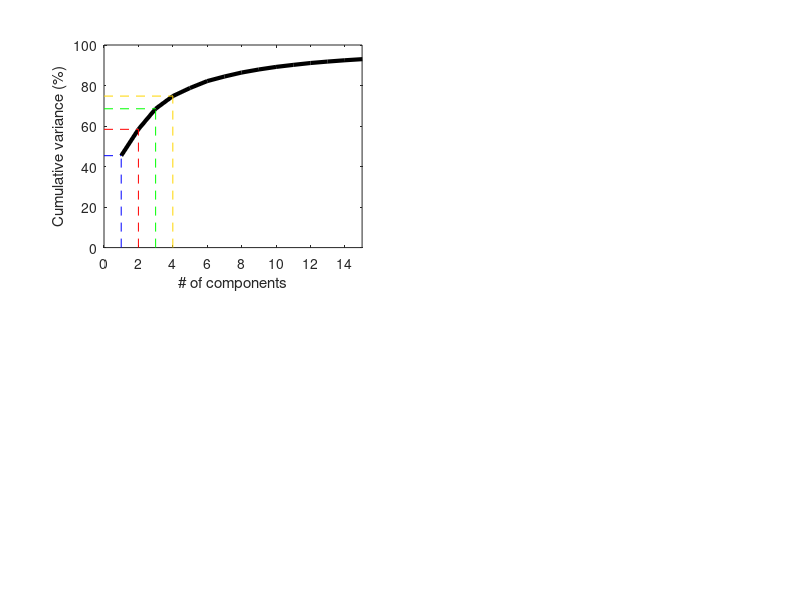
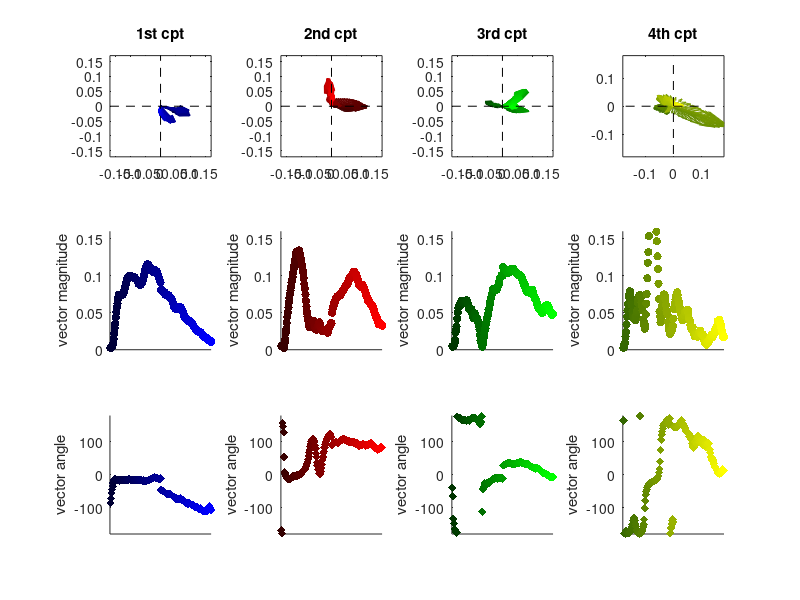

These figures' MATLAB source, in order:
load data_betas

matrix_pca = [beta_rew beta_del]; %190 bins x 2 series of beta values for 231 neurons
[coeff,score,latent,tsquared,explained,mu] = pca(matrix_pca);

figure
subplot(2,2,1)
plot(cumsum(explained),'k','Linewidth', 3)
xlim([0 15])
ylim([0 100])
hold on
plot([1 1], [0 explained(1)], 'b--')
plot([0 1],[explained(1) explained(1)],'b--')
plot([2 2], [0 sum(explained(1:2))], 'r--')
plot([0 2],[sum(explained(1:2)) sum(explained(1:2))],'r--')
plot([3 3], [0 sum(explained(1:3))], 'g--')
plot([0 3],[sum(explained(1:3)) sum(explained(1:3))],'g--')
plot([4 4], [0 sum(explained(1:4))], 'color', [1 0.839 0], 'LineStyle', '--')
plot([0 4],[sum(explained(1:4)) sum(explained(1:4))],'color', [1 0.839 0], 'LineStyle', '--')
xlabel('# of components')
ylabel('Cumulative variance (%)')



figure
subplot (3,4,1)
col = zeros(190,2);
blue = [0.2:(1-0.2)/189:1];
col = [col blue'];

  for yy = 1:190
    quiver (0, 0, coeff(yy,1), coeff(yy+190,1), 'Color', col(yy,:))
    hold on
  end
  plot([0 0],[-0.17 0.17],'k--')
  plot([-0.17 0.17],[0 0],'k--')
  axis equal
  xlim([-0.17 0.17])
  ylim([-0.17 0.17])
  title('1st cpt')

 subplot (3,4,5)
   for yy = 1:190
    c(yy) = hypot(coeff(yy,1), coeff(yy+190,1));    
    scatter(yy, c(yy), [], col(yy,:), 'filled')
    hold on
   end
    xlim([0 190])
    ylim([0 0.16])
    set(gca,'XTick',[]);
    ylabel('vector magnitude')
    
 subplot (3,4,9)   
    for yy = 1:190
     teta(yy) = atan2d(coeff(yy+190,1), coeff(yy,1)); 
     scatter(yy, teta(yy), [], col(yy,:), 'filled', 'd')
     hold on
    end
     xlim([0 190])
     ylim([-180 180])
     set(gca,'xtick',[]);
     ylabel('vector angle')
      
subplot (3,4,2)
col = zeros(190,2);
red = [0.2:(1-0.2)/189:1];
col = [red' col];

  for yy = 1:190
    quiver (0, 0, coeff(yy,2), coeff(yy+190,2), 'Color', col(yy,:))
    hold on
  end
  plot([0 0],[-0.17 0.17],'k--')
  plot([-0.17 0.17],[0 0],'k--')
  axis equal
  xlim([-0.17 0.17])
  ylim([-0.17 0.17])
  title('2nd cpt')

 subplot (3,4,6)
   for yy = 1:190
    c(yy) = hypot(coeff(yy,2), coeff(yy+190,2));    
    scatter(yy, c(yy), [], col(yy,:), 'filled')
    hold on
   end
    xlim([0 190])
    ylim([0 0.16])
    set(gca,'XTick',[]);
    ylabel('vector magnitude')
    
 subplot (3,4,10)   
    for yy = 1:190
     teta(yy) = atan2d(coeff(yy+190,2), coeff(yy,2)); 
     scatter(yy, teta(yy), [], col(yy,:), 'filled', 'd')
     hold on
    end
     xlim([0 190])
     ylim([-180 180])
     set(gca,'xtick',[]);
     ylabel('vector angle')
     
subplot (3,4,3)
col = zeros(190,1);
green = [0.2:(1-0.2)/189:1];
col = [col green' col];

  for yy = 1:190
    quiver (0, 0, coeff(yy,3), coeff(yy+190,3), 'Color', col(yy,:))
    hold on
  end
  plot([0 0],[-0.17 0.17],'k--')
  plot([-0.17 0.17],[0 0],'k--')
  axis equal
  xlim([-0.17 0.17])
  ylim([-0.17 0.17])
  title('3rd cpt')

 subplot (3,4,7)
   for yy = 1:190
    c(yy) = hypot(coeff(yy,3), coeff(yy+190,3));    
    scatter(yy, c(yy), [], col(yy,:), 'filled')
    hold on
   end
    xlim([0 190])
    ylim([0 0.16])
    set(gca,'XTick',[]);
    ylabel('vector magnitude')
    
 subplot (3,4,11)   
    for yy = 1:190
     teta(yy) = atan2d(coeff(yy+190,3), coeff(yy,3)); 
     scatter(yy, teta(yy), [], col(yy,:), 'filled', 'd')
     hold on
    end
     xlim([0 190])
     ylim([-180 180])
     set(gca,'xtick',[]);
     ylabel('vector angle')     
     
subplot (3,4,4)
col = zeros(190,1);
yellow1 = [0.2:(1-0.2)/189:1];
yellow2 = [0.4:(1-0.4)/189:1];
col = [yellow1' yellow2' col];

  for yy = 1:190
    quiver (0, 0, coeff(yy,4), coeff(yy+190,4), 'Color', col(yy,:))
    hold on
  end
  plot([0 0],[-0.17 0.17],'k--')
  plot([-0.17 0.17],[0 0],'k--')
  axis equal
  xlim([-0.18 0.18])
  ylim([-0.18 0.18])
  title('4th cpt')

 subplot (3,4,8)
   for yy = 1:190
    c(yy) = hypot(coeff(yy,4), coeff(yy+190,4));    
    scatter(yy, c(yy), [], col(yy,:), 'filled')
    hold on
   end
    xlim([0 190])
    ylim([0 0.16])
    set(gca,'XTick',[]);
    ylabel('vector magnitude')
    
 subplot (3,4,12)   
    for yy = 1:190
     teta(yy) = atan2d(coeff(yy+190,4), coeff(yy,4)); 
     scatter(yy, teta(yy), [], col(yy,:), 'filled', 'd')
     hold on
    end
     xlim([0 190])
     ylim([-180 180])
     set(gca,'xtick',[]);
     ylabel('vector angle')     